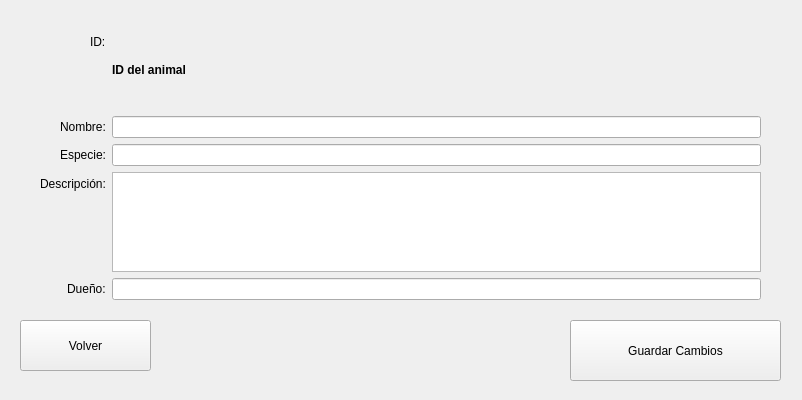
<?xml version="1.0" encoding="UTF-8"?>
<ui version="4.0">
 <class>MainWindow</class>
 <widget class="QMainWindow" name="MainWindow">
  <property name="geometry">
   <rect>
    <x>0</x>
    <y>0</y>
    <width>802</width>
    <height>400</height>
   </rect>
  </property>
  <property name="windowTitle">
   <string>Modificar Animal</string>
  </property>
  <widget class="QWidget" name="centralwidget">
   <widget class="QWidget" name="formLayoutWidget">
    <property name="geometry">
     <rect>
      <x>40</x>
      <y>30</y>
      <width>721</width>
      <height>270</height>
     </rect>
    </property>
    <layout class="QFormLayout" name="formLayout">
     <property name="sizeConstraint">
      <enum>QLayout::SizeConstraint::SetDefaultConstraint</enum>
     </property>
     <property name="labelAlignment">
      <set>Qt::AlignmentFlag::AlignRight|Qt::AlignmentFlag::AlignTrailing|Qt::AlignmentFlag::AlignVCenter</set>
     </property>
     <property name="formAlignment">
      <set>Qt::AlignmentFlag::AlignCenter</set>
     </property>
     <item row="0" column="0">
      <widget class="QLabel" name="idDisplayLabel">
       <property name="text">
        <string>ID:</string>
       </property>
      </widget>
     </item>
     <item row="0" column="1">
      <widget class="QLabel" name="idDisplay">
       <property name="font">
        <font>
         <bold>true</bold>
        </font>
       </property>
       <property name="text">
        <string>ID del animal</string>
       </property>
      </widget>
     </item>
     <item row="1" column="0">
      <widget class="QLabel" name="nameLabel">
       <property name="text">
        <string>Nombre:</string>
       </property>
      </widget>
     </item>
     <item row="1" column="1">
      <widget class="QLineEdit" name="nameInput"/>
     </item>
     <item row="2" column="0">
      <widget class="QLabel" name="speciesLabel">
       <property name="text">
        <string>Especie:</string>
       </property>
      </widget>
     </item>
     <item row="2" column="1">
      <widget class="QLineEdit" name="speciesInput"/>
     </item>
     <item row="3" column="0">
      <widget class="QLabel" name="descriptionLabel">
       <property name="text">
        <string>Descripción:</string>
       </property>
      </widget>
     </item>
     <item row="3" column="1">
      <widget class="QTextEdit" name="descriptionInput">
       <property name="maximumSize">
        <size>
         <width>16777215</width>
         <height>100</height>
        </size>
       </property>
      </widget>
     </item>
     <item row="4" column="0">
      <widget class="QLabel" name="ownerLabel">
       <property name="text">
        <string>Dueño:</string>
       </property>
      </widget>
     </item>
     <item row="4" column="1">
      <widget class="QLineEdit" name="ownerInput"/>
     </item>
    </layout>
   </widget>
   <widget class="QPushButton" name="volverButton">
    <property name="geometry">
     <rect>
      <x>20</x>
      <y>320</y>
      <width>131</width>
      <height>51</height>
     </rect>
    </property>
    <property name="text">
     <string>Volver</string>
    </property>
   </widget>
   <widget class="QPushButton" name="guardarButton">
    <property name="geometry">
     <rect>
      <x>570</x>
      <y>320</y>
      <width>211</width>
      <height>61</height>
     </rect>
    </property>
    <property name="text">
     <string>Guardar Cambios</string>
    </property>
   </widget>
  </widget>
 </widget>
 <resources/>
 <connections/>
</ui>
